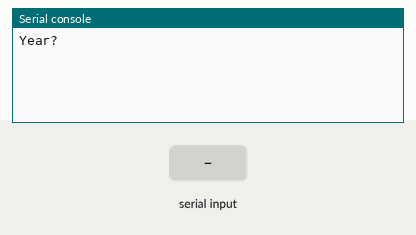
A program run on a simulated ESP32 board running MicroPython. On the bench: the last lines printed to the serial console. The inputs (shaded band) are chosen by the test bench.

Above: at 1.2 s.
1.3 s: "0" typed at the serial console, then Enter
At 2.5 s:
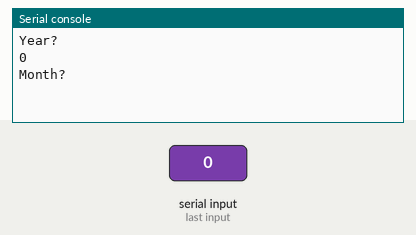
2.8 s: "5" typed at the serial console, then Enter
At 3.8 s:
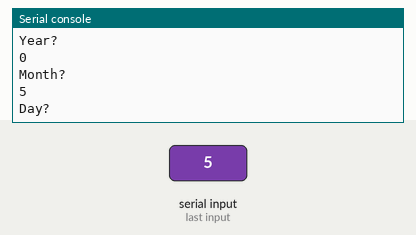
4.3 s: "90" typed at the serial console, then Enter
At 4.9 s:
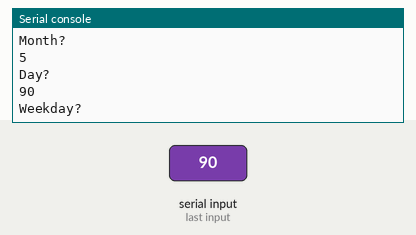
5.8 s: "200" typed at the serial console, then Enter
At 7.0 s:
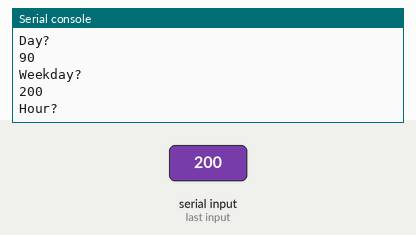
7.3 s: "1" typed at the serial console, then Enter
At 8.4 s:
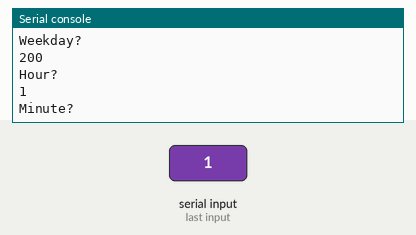
8.8 s: "0" typed at the serial console, then Enter
At 9.5 s:
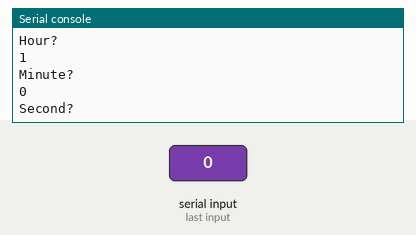
Timing chart, 0 to 11.3 s (numbered marks = the images above; inputs shaded):
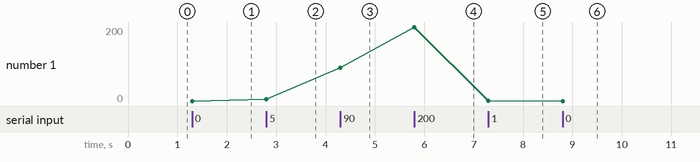

The program:

refrence.py
```python
from machine import RTC, Timer, ADC, Pin, PWM
mode = False
buttonHistory = [False,False,False,False]

def buttonDebounce(arg1):
    global buttonHistory, mode
    buttonHistory[0] = buttonHistory[1]
    buttonHistory[1] = buttonHistory[2]
    buttonHistory[2] = buttonHistory[3]
    buttonHistory[3] = SWITCH1.value()
    if not buttonHistory[0] and not buttonHistory[1] and buttonHistory[2] and buttonHistory[3]:
        #buttonHistory = [False,False,False,False] # built in histeresis
        buttonHistory[0] = True
        buttonHistory[1] = True
        buttonHistory[2] = True
        buttonHistory[3] = True
        mode = not mode
        #print("button Press!")


def displayTime(arg1):
    time = rtc.datetime()
    print("Date: " + str(time[1]) + "." + str(time[2]) + "." + str(time[0]))
    print("Time: " + str(time[4]) + ":" + str(time[5]) + ":" + str(time[6]))

def readAnalogInput(arg1):
    voltage = adc.read() #Range 0 - 511
    if mode:
        if voltage == 0:
            voltage = 10
        pwm0.freq(voltage)
        #print("frequency:",voltage)
    else:
        voltage = voltage * 2
        pwm0.duty(voltage)
        pwm1.duty(voltage)
        #print("duty cycle:",voltage)

year = int(input("Year? "))
month = int(input("Month? "))
day = int(input("Day? "))
weekday = int(input("Weekday? "))
hour = int(input("Hour? "))
minute = int(input("Minute? "))
second = int(input("Second? "))
microsecond = int(input("Microsecond? "))

# ------------------- FOR TEST -------------------
#year = 2019
#month = 9
#day = 3
#weekday = 1
#hour = 7
#minute = 30
#second = 00
#microsecond = 000000
# ------------------- FOR TEST -------------------


# Initilize a hardware timer to display the
# current data and time every 30 seconds
rtc = RTC()

rtc.datetime((year, month, day, weekday, hour, minute, second, microsecond))

#print(rtc.datetime())

tim1 = Timer(1)
tim1.init(period=30000,mode=Timer.PERIODIC, callback=displayTime)

# Set up the ADC
adc = ADC(Pin(34))
adc.atten(ADC.ATTN_11DB)
adc.width(ADC.WIDTH_9BIT)

tim2 = Timer(2)
tim2.init(period=100,mode=Timer.PERIODIC, callback=readAnalogInput)

# Start PWM signals on the external LEDs
LED_RED = Pin(27, Pin.OUT)
LED_GREEN = Pin(12, Pin.OUT)

pwm0 = PWM(LED_RED)
pwm1 = PWM(LED_GREEN)
pwm1.freq(10)
pwm1.duty(256)

# Initilize timer for button debounce
SWITCH1 = Pin(26, Pin.IN)
tim3 = Timer(3)
tim3.init(period=50,mode=Timer.PERIODIC, callback=buttonDebounce)
```

Measured:
- after the input at 1.3 s, the serial console: prints a new line at once (image 1)
- after the input at 2.8 s, the serial console: prints a new line at once (image 2)
- after the input at 4.3 s, the serial console: prints a new line at once (image 3)
- after the input at 5.8 s, the serial console: prints a new line at once (image 4)
- after the input at 7.3 s, the serial console: prints a new line at once (image 5)
- after the input at 8.8 s, the serial console: prints a new line at once (image 6)
- plotted number 1: 0 → 5 after the input at 2.8 s, 5 → 90 after the input at 4.3 s, 90 → 200 after the input at 5.8 s, 200 → 1 after the input at 7.3 s, 1 → 0 after the input at 8.8 s
